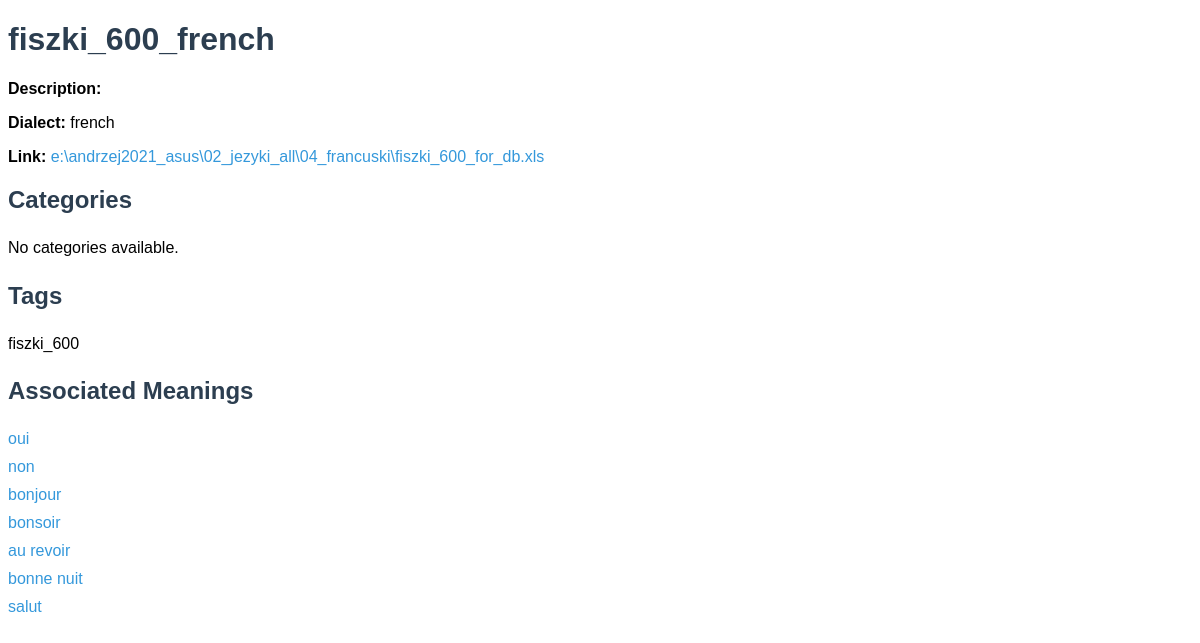
Screenshot of /text/1/ (signed in) with the database file from the repository.
### myapp/models.py (models this page shows, shortened)
class Text(models.Model):
    id = models.AutoField(primary_key=True)
    title = models.CharField(max_length=255)
    description = models.TextField()
    link = models.TextField(blank=True)
    fileName = models.CharField(max_length=255, blank=True)
    dialect = models.ForeignKey(
        Dialect, on_delete=models.CASCADE, null=True, blank=True
    )
    comment = models.TextField(blank=True)
    category = models.ManyToManyField(Category, blank=True)
    tags = models.ManyToManyField(Tag, blank=True)
    translationFor = models.ForeignKey(
        "self", on_delete=models.SET_NULL, null=True, blank=True
    )
    meanings = models.ManyToManyField(Meaning, blank=True)
    creation_date = models.DateTimeField(auto_now_add=True)

class Dialect(models.Model):
    id = models.AutoField(primary_key=True)
    name = models.CharField(max_length=255)
    language = models.ForeignKey(
        "Language", on_delete=models.CASCADE, null=True, blank=True
    )

class Tag(models.Model):
    id = models.AutoField(primary_key=True)
    name = models.CharField(max_length=255)
    comment = models.TextField(blank=True)

class Meaning(models.Model):
    id = models.AutoField(primary_key=True)
    name = models.CharField(max_length=255)
    reading = models.CharField(max_length=255, blank=True)
    kana = models.CharField(max_length=255, blank=True)
    description = models.TextField(blank=True)
    dialect = models.ForeignKey(
        Dialect, on_delete=models.CASCADE, null=True, blank=True
    )
    speech_category = models.ForeignKey(
        SpeechCategory, on_delete=models.CASCADE, null=True, blank=True
    )
    grammar_notes = models.ManyToManyField("GrammarNote", blank=True)
    comment = models.TextField(blank=True)
    word = models.ForeignKey(Word, on_delete=models.CASCADE, null=True, blank=True)
    pictures = models.TextField(blank=True)  # Comma-separated links
    mp3 = models.TextField(blank=True)  # Comma-separated links
    youtube = models.TextField(blank=True)  # Comma-separated links
    source = models.TextField(blank=True)  # Comma-separated links
    categories = models.ManyToManyField("Category", blank=True)
    tags = models.ManyToManyField("Tag", blank=True)
    level = models.IntegerField(null=True, blank=True)
    creation_date = models.DateTimeField(auto_now_add=True)

### myapp/views.py (the view)
# urls.py: path("text/<int:text_id>/", text_details_view, name="text_details_view"),
@login_required
def text_details_view(request, text_id):
    text = get_object_or_404(Text, id=text_id)
    meanings = text.meanings.all()  # Get all meanings associated with the text
    context = {"text": text, "meanings": meanings}
    return render(request, "myapp/text_details.html", context)

### templates/myapp/text_details.html (shortened to what this page needs)
<!DOCTYPE html>
<html lang="en">
<head>
</head>
<body>
    <h1>{{ text.title }}</h1>
    <p><strong>Description:</strong> {{ text.description }}</p>
    {% if text.dialect %}
        <p><strong>Dialect:</strong> {{ text.dialect.name }}</p>
    {% endif %}
    {% if text.link %}
        <p><strong>Link:</strong> <a href="{{ text.link }}" target="_blank">{{ text.link }}</a></p>
    {% endif %}
    <h2>Categories</h2>
    <ul>
        {% for category in text.category.all %}
            <li>{{ category.name }}</li>
        {% empty %}
            <li>No categories available.</li>
        {% endfor %}
    </ul>
    <h2>Tags</h2>
    <ul>
        {% for tag in text.tags.all %}
            <li>{{ tag.name }}</li>
        {% empty %}
            <li>No tags available.</li>
        {% endfor %}
    </ul>
    <h2>Associated Meanings</h2>
    <ul>
        {% for meaning in meanings %}
            <li>
                <a href="{% url 'meaning_details_view' meaning.id %}">{{ meaning.name }}</a>
            </li>
        {% empty %}
            <li>No meanings found for this text.</li>
        {% endfor %}
    </ul>
</body>
</html>

### templates/myapp/text_details.html (style rules this page uses)
body { font-family: Arial, sans-serif; }
h1, h2 { color: #2c3e50; }
ul { list-style-type: none; padding: 0; }
ul li { padding: 5px 0; }
a { text-decoration: none; color: #3498db; }

### rows the page displays
Text: title "fiszki_600_french", dialect.name "french", link "e:\\andrzej2021_asus\\02_jezyki_all\\04_francuski\\fiszki_600_for_db.xls"
Tag: name "fiszki_600"
Meaning: name "oui"
Meaning: name "non"
Meaning: name "bonjour"
Meaning: name "bonsoir"
Meaning: name "au revoir"
Meaning: name "bonne nuit"
Meaning: name "salut"
